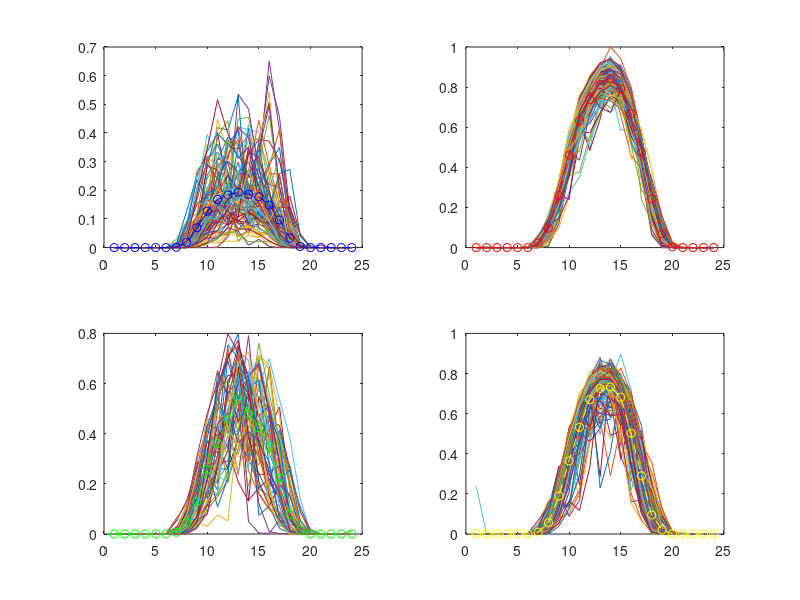

Source code (MATLAB): (Note: this script raises an error after producing the figure.)
%%%% This code is to disaggregate netload into load and PV

clear
clc

%%%% Read data: the data is from PecanStreetDataport
%%%% https://www.pecanstreet.org/dataport/
    load NTL.mat
    load PV.mat
%%%% Check correlation, 5 8 10 users don't have PV, others have correlation  >0.91 
%%%% The users are in a nearby community
    Corr_mat = corrcoef(PV);
%%%% convert    
    onepv=PV(1:8760,:)';
    aggpv=sum(onepv,1);
%%%% Use this standard(std) capacity factor to streamline the code
%%%% It could be substituded with weather data from NREL NSRDB
%%%% https://nsrdb.nrel.gov/
    stdpv=aggpv/max(aggpv);   
%%%% capacity factor of solar generation: output/maximum output        
    stdpv=aggpv/max(aggpv);
%%%% K-means: 4 categories
    PV_std=reshape(stdpv,24,365);
    K_means= kmeans(PV_std',4);
%%%%    
    [row, col] = find(isnan(K_means));
    if isempty(row)==0
       error('Empty data')      
    end
%%%% K-means results    
        l=1;m=1;n=1;o=1;
        for i=1:365
            if K_means(i)==1
               K_1(l,:) =PV_std(:,i);
               l=l+1;
            elseif K_means(i)==2
               K_2(m,:) =PV_std(:,i);
               m=m+1;
            elseif K_means(i)==3
               K_3(n,:) =PV_std(:,i);
               n=n+1;
            elseif K_means(i)==4
               K_4(o,:) =PV_std(:,i);
               o=o+1;
            end
        end
%%%% check days number is 365+4        
    if l+m+n+o-4~=365
       error('Missing datedata')      
    end
%%%% K-means plots   
        figure
        subplot(2,2,1);
        plot(K_1')
        hold on
        plot(mean(K_1,1),'b--o')
        hold on
        subplot(2,2,2);
        plot(K_2')
        hold on
        plot(mean(K_2,1),'r--o')
        hold on
        subplot(2,2,3);
        plot(K_3')
        hold on
        plot(mean(K_3,1),'g--o');        
        hold on
        subplot(2,2,4);
        plot(K_4')
        hold on
        plot(mean(K_4,1),'y--o');        
        fourmean=[sum(mean(K_1,1)) sum(mean(K_2,1)) sum(mean(K_3,1)) sum(mean(K_4,1))];
        [Minmean4,INDEX4]= min(fourmean);
        
%%%% one month validation, D_start=0 means starting from Janaury.        
    D_start=0;        
    for i=1:10
        for D=D_start+1:D_start+30
            eval(['ntlbase',num2str(i),'(D,:)','=','NTL(1+(D-1)*24:24+(D-1)*24,i)',';']);
        end
    end
    
%%%% Here Max means max solar generation, 
%%%% Use minimal netload in each hour of this month
    Max_1=min(ntlbase1);Max_2=min(ntlbase2);Max_3=min(ntlbase3);Max_4=min(ntlbase4);Max_5=min(ntlbase5);
    Max_6=min(ntlbase6);Max_7=min(ntlbase7);Max_8=min(ntlbase8);Max_9=min(ntlbase9);Max_10=min(ntlbase10);
%%%% Check errors    
    error1=sum(abs(ntlbase1-Max_1),2);error2=sum(abs(ntlbase2-Max_2),2);error3=sum(abs(ntlbase3-Max_3),2);error4=sum(abs(ntlbase4-Max_4),2);error5=sum(abs(ntlbase5-Max_5),2);
    error6=sum(abs(ntlbase6-Max_6),2);error7=sum(abs(ntlbase7-Max_7),2);error8=sum(abs(ntlbase8-Max_8),2);error9=sum(abs(ntlbase9-Max_9),2);error10=sum(abs(ntlbase10-Max_10),2);
%%%% Aggregate matrix
    MAX_ALL=[Max_1;Max_2;Max_3;Max_4;Max_5;Max_6;Max_7;Max_8;Max_9;Max_10];
    error_all=[error1 error2 error3 error4 error5 error6 error7 error8 error9 error10];
%%%% Majority voting
    for i=1:10
        [Value_min Voting_min(i)]= min(error_all(:,i));
    end
%%%% Voting results: mode is the most frequent results   
%%%% Day_mode is the target day for disaggregation
    Day_mode=mode(Voting_min)+D_start;
%%%% Choose 2 am to 3 am as minimal baseload: low consumption time  
    A_low=MAX_ALL(:,3);
    repA=repmat(A_low,1,24);
%%%% Max solar generation - Min baseload = Max solar generation.    
    MAX_ALL_new=MAX_ALL-repA;
%%%% Plot 10 users on this day. This day is close to clear sky.
%     figure
%     plot(MAX_ALL_new');
%%%% Smooth the figures and plot again   
%%%% yy is the disaggregated PV generation
    figure
    for i=1:10
        yy(i,:) = smooth(MAX_ALL_new(i,:),'lowess');
        plot(yy(i,:));
        hold on
    end
%%
%%%% Validate with real capacity factor, + 0.0005 to aviod zeros values
    capacity_all=-yy./(PV_std(:,Day_mode)');    
%%%% Choose hours 10 to 15 with highest solar generation    
    max_capacity=max(capacity_all(:,10:15),[],2);
%%%% Estimated capacity    
    capacity=max_capacity;    
    estimatepv=capacity*stdpv;
%%%% Users 5 8 and 10 have no PV
    estimatepv(10,:)=0;estimatepv(8,:)=0;estimatepv(5,:)=0;
%%%% Estimated netload  
    L_dis=abs(NTL+estimatepv');
%%%% Real netload 
    L_actual=abs(NTL+PV);
%%%% Users 5 8 and 10 have no PV, keep their original values    
    L_dis(:,10)=L_actual(:,10);L_dis(:,8)=L_actual(:,8);L_dis(:,5)=L_actual(:,5);

%%%% Plot results of last week
    PV_dis = estimatepv';
    figure
    for i = 1:10
        subplot(5,2,i);        
        plot(PV(553:720,i)); 
        hold on
        plot(PV_dis(553:720,i),'--o','MarkerSize',3);
        
        legend('Actual Solar','Estimated Solar')
        xlabel("Time (h)")
        ylabel("Solar generation (kW)")
        title("Behind-the-meter disaggregation")
    end
    
%%%% Accuracy: MAPE of netload  
%%%% Single 
    MAPE=(1/720)*sum(abs(L_dis(1:720,:)-L_actual(1:720,:))./(abs(L_actual(1:720,:))+0.0001),1);
%%%% Aggregated 
    MAPE_all=(1/720)*sum(abs(sum(L_dis(1:720,:),2)-sum(L_actual(1:720,:),2))./(abs(sum(L_actual(1:720,:),2))),1);
